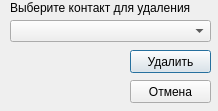
<?xml version="1.0" encoding="UTF-8"?>
<ui version="4.0">
 <class>Add_Contact_Dlg</class>
 <widget class="QDialog" name="Add_Contact_Dlg">
  <property name="windowModality">
   <enum>Qt::WindowModal</enum>
  </property>
  <property name="geometry">
   <rect>
    <x>0</x>
    <y>0</y>
    <width>218</width>
    <height>111</height>
   </rect>
  </property>
  <property name="minimumSize">
   <size>
    <width>218</width>
    <height>111</height>
   </size>
  </property>
  <property name="maximumSize">
   <size>
    <width>218</width>
    <height>111</height>
   </size>
  </property>
  <property name="windowTitle">
   <string>Удалить контакт</string>
  </property>
  <widget class="QLabel" name="selector_label">
   <property name="geometry">
    <rect>
     <x>10</x>
     <y>0</y>
     <width>191</width>
     <height>16</height>
    </rect>
   </property>
   <property name="text">
    <string>Выберите контакт для удаления</string>
   </property>
  </widget>
  <widget class="QComboBox" name="selector">
   <property name="geometry">
    <rect>
     <x>10</x>
     <y>20</y>
     <width>201</width>
     <height>22</height>
    </rect>
   </property>
  </widget>
  <widget class="QPushButton" name="btn_ok">
   <property name="geometry">
    <rect>
     <x>130</x>
     <y>50</y>
     <width>81</width>
     <height>23</height>
    </rect>
   </property>
   <property name="text">
    <string>Удалить</string>
   </property>
  </widget>
  <widget class="QPushButton" name="btn_cancel">
   <property name="geometry">
    <rect>
     <x>130</x>
     <y>80</y>
     <width>81</width>
     <height>23</height>
    </rect>
   </property>
   <property name="text">
    <string>Отмена</string>
   </property>
  </widget>
 </widget>
 <resources/>
 <connections/>
 <designerdata>
  <property name="gridDeltaX">
   <number>10</number>
  </property>
  <property name="gridDeltaY">
   <number>10</number>
  </property>
  <property name="gridSnapX">
   <bool>true</bool>
  </property>
  <property name="gridSnapY">
   <bool>true</bool>
  </property>
  <property name="gridVisible">
   <bool>true</bool>
  </property>
 </designerdata>
</ui>
